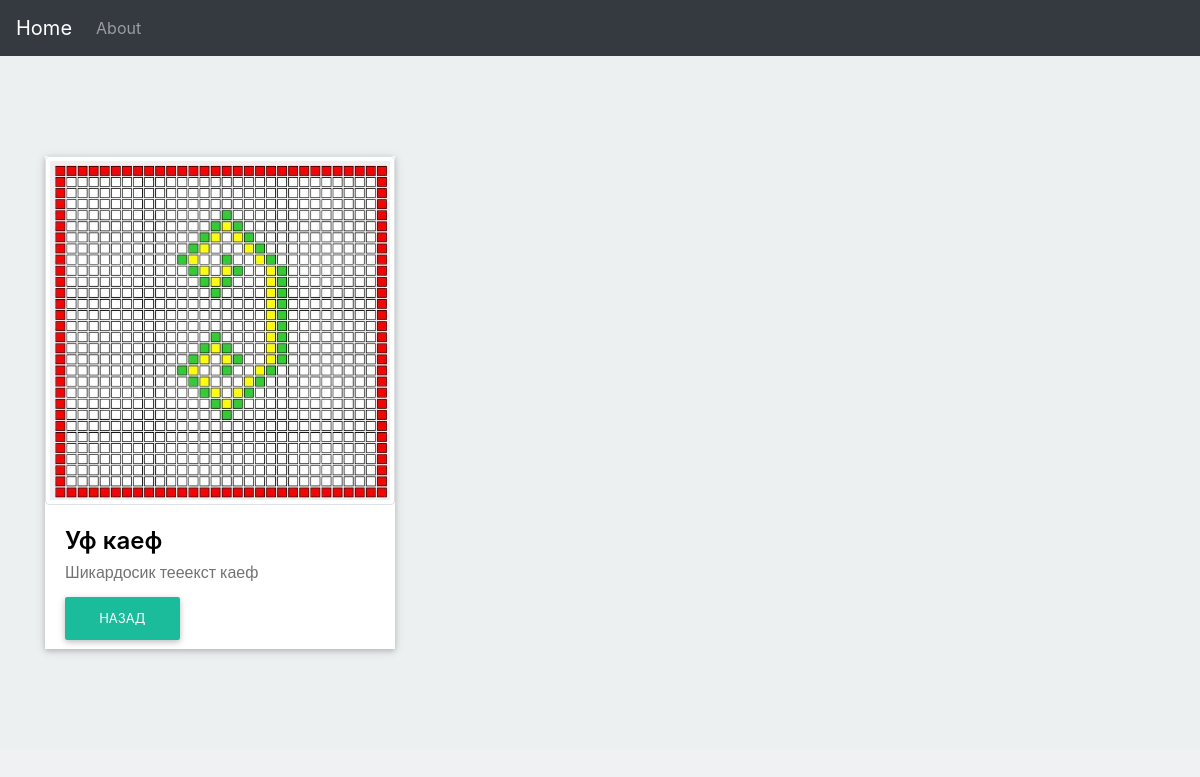
Page /about/2/ on the committed database.
### pages/models.py (models this page shows, shortened)
class Article(models.Model):
    title = models.CharField(max_length=256)
    text = models.TextField()
    date_pub = models.DateTimeField()
    class Meta:
        verbose_name = 'Статья'
        verbose_name_plural = 'Статьи'

class ImageGallery(models.Model):
    name = models.CharField(max_length=256)
    image = models.ImageField(upload_to='images/')
    gallery = models.ForeignKey('Article', on_delete=models.CASCADE)
    class Meta:
        verbose_name = 'Фотография'
        verbose_name_plural = 'Фотографии'

### pages/views.py (the view)
# urls.py: path('about/<int:article_id>/', detail, name='detail'),
def detail(request, article_id):
    try:
        a = Article.objects.get( id = article_id )
    except:
        raise Http404("Статья не найдена")
    return render(request, 'detail.html', { 'article': a} )

### templates/detail.html (shortened to what this page needs)
{% extends 'base.html' %}
{% block content %}
    <section class="details-card">
    <div class="container">
        <div class="row">
            <div class="col-md-4">
                <div class="card-content">
                    <div class="card-img">
                        <img src="{{ article.imagegallery_set.first.image.url }}" class="img-thumbnail">
                    </div>
                    <div class="card-desc">
                        <h3>{{article.title}}</h3>
                        <p>{{article.text}}</p>
                        <a href="{% url 'about' %}" class="btn-card">Назад</a>
                    </div>
                </div>
            </div>
        </div>
    </div>
    </section>
{% endblock content %}

### static/css/blog.css (style rules this page uses)
section { padding: 100px 0; }
.details-card { background: #ecf0f1; }
.card-content { background: #ffffff; border: 4px; box-shadow: 0 2px 5px 0 rgba(0,0,0,.16), 0 2px 10px 0 rgba(0,0,0,.12); }
.card-img { position: relative; overflow: hidden; border-radius: 0; z-index: 1; }
.card-img img { width: 100%; height: auto; display: block; }
.card-desc { padding: 1.25rem; }
.card-desc h3 { color: #000000; font-weight: 600; font-size: 1.5em; line-height: 1.3em; margin-top: 0; margin-bottom: 5px; padding: 0; }
.card-desc p { color: #747373; font-size: 14px; font-weight: 400; font-size: 1em; line-height: 1.5; margin: 0px; margin-bottom: 20px; padding: 0; font-family: 'Raleway', sans-serif; }
.btn-card { background-color: #1ABC9C; color: #fff; box-shadow: 0 2px 5px 0 rgba(0,0,0,.16), 0 2px 10px 0 rgba(0,0,0,.12); padding: .84rem 2.14rem; font-size: .81rem; -webkit-transition: color .15s ease-in-out,background-color .15s ease-in-out,border-color .15s ease-in-out,-webkit-box-shadow .15s ease-in-out; transition: color .15s ease-in-out,background-color .15s ease-in-out,border-color .15s ease-in-out,-webkit-box-shadow .15s ease-in-out; -o-transition: color .15s ease-in-out,background-color .15s ease-in-out,border-color .15s ease-in-out,box-shadow .15s ease-in-out; transition: color .15s ease-in-out,background-color .15s ease-in-out,border-color .15s ease-in-out,box-shadow .15s ease-in-out; transition: color .15s ease-in-out,background-color .15s ease-in-out,border-color .15s ease-in-out,box-shadow .15s ease-in-out,-webkit-box-shadow .15s ease-in-out; margin: 0; border: 0; -webkit-border-radius: .125rem; border-radius: .125rem; cursor: pointer; text-transform: uppercase; white-space: normal; word-wrap: break-word; color: #fff; }
a.btn-card { text-decoration: none; color: #fff; }
body { background-color:#f0f1f3 }
img { max-width:100%;height:auto }

### rows in the picture
Article: imagegallery_set.first.image (picture), title "Уф каеф", text "Шикардосик тееекст каеф"
